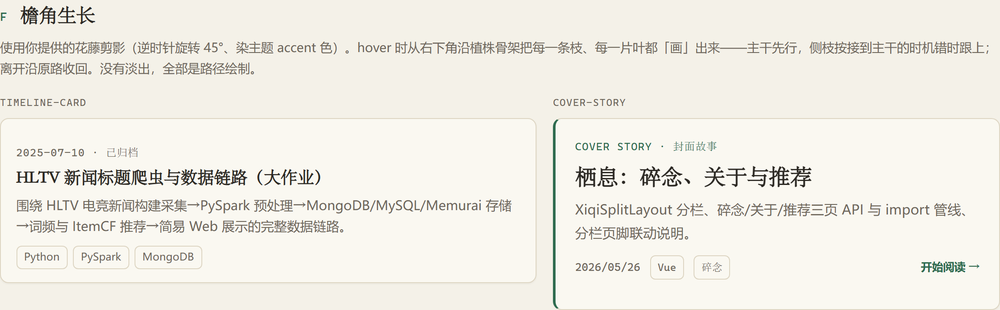
#> input picture designed/hover-options/f-idle.png, 1000 x 310 px, shrunk from 2304 x 714 before the run, found by its file name
$ python crop_br.py
#> lines starting #> are read from the running program, lines starting #| are printed output that depends on the picture; after the words box and inside, x2 and y2 are one past the last pixel; in counts of white or black regions, pixels touching at a corner belong together
"""裁 cover-story 右下角，打印是否有墨绿。"""
from PIL import Image
import numpy as np

img = Image.open(r"e:\Project\GrunRay_wiki\designed\hover-options\f-idle.png").convert("RGB")
#> img is the input picture: PIL image 1000x310 RGB; mean R, G, B 239.5, 237.1, 229.2
a = np.array(img)
H, W = a.shape[:2]
#> H = 310; W = 1000
# 右卡大约在右半
crop = a[int(H*0.45):, int(W*0.62):]
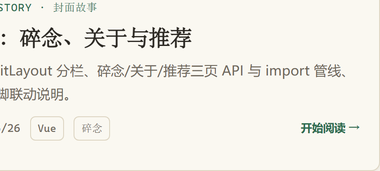
#> crop: shape (171, 380, 3); mean R, G, B 241.7, 240, 232.8
print("crop", crop.shape)
#| crop (171, 380, 3)
Image.fromarray(crop).save(r"e:\Project\GrunRay_wiki\designed\hover-options\f-idle-br.png")
r, g, b = crop[...,0].astype(int), crop[...,1].astype(int), crop[...,2].astype(int)
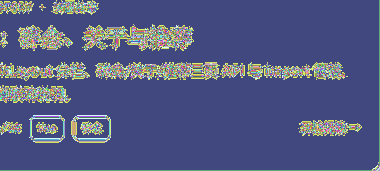
#> r: shape (171, 380) int64; 246 distinct labels, from 4 to 255; one colour per label, 0 black
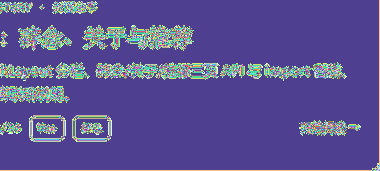
#> g: shape (171, 380) int64; 249 distinct labels, from 1 to 255; one colour per label, 0 black
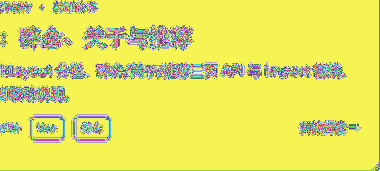
#> b: shape (171, 380) int64; 254 distinct labels, from 0 to 255; one colour per label, 0 black
# 更严：接近 #2e6b4f
mask = (np.abs(r-46)<40) & (np.abs(g-107)<50) & (np.abs(b-79)<40) & (g>r)
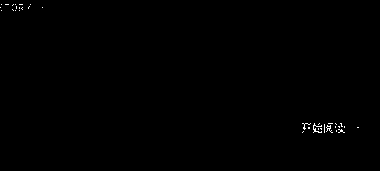
#> mask: shape (171, 380) bool; 0.25% white in thin lines or dots, all inside (x1, y1, x2, y2) = (0, 4, 359, 133)
print("accent-like", int(mask.sum()), "of", crop.size//3)
#| accent-like 160 of 64980
if mask.sum():
    vis = crop.copy()
    vis[mask] = (255, 0, 0)
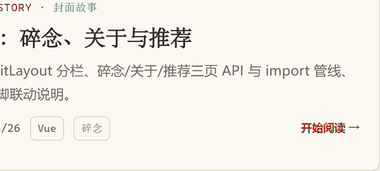
#> vis: shape (171, 380, 3); 0.25% of pixels changed, all inside (x1, y1, x2, y2) = (0, 4, 359, 133)
    Image.fromarray(vis).save(r"e:\Project\GrunRay_wiki\designed\hover-options\f-idle-br-mark.png")
    ys, xs = np.where(mask)
#> ys = 160 values from 4 to 132; xs = 160 values, max 358 at index 95, min 0 at index 15, mean 264.2
    print("bbox in crop", xs.min(), ys.min(), xs.max(), ys.max())
#| bbox in crop 0 4 358 132
